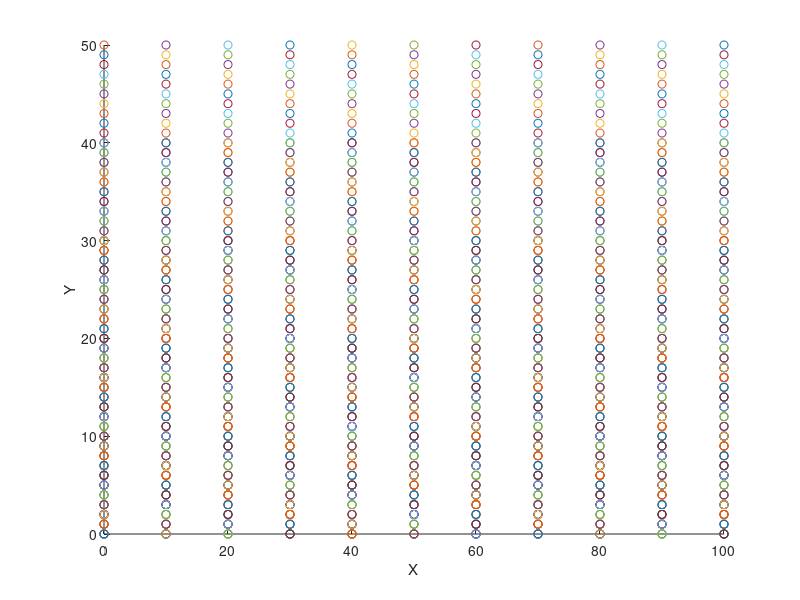
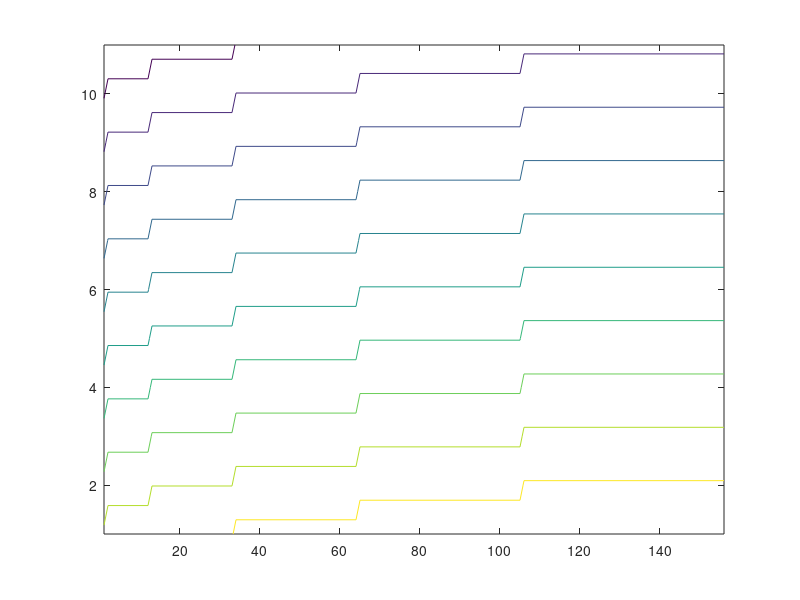

The MATLAB script that drew these images, in order: (Note: a time limit stopped this script after it produced the figures.)
function backoff()
    dloc = [100; 0; 0];
    sloc = [0; 0; 0];
    tloc = sloc;
    T_ub = 0.5;
    T_x = 0.2;
    results = zeros(11, 5);
    Xi = 1:11;
    Yi = 1:6;
    
    X = 0:10:100;
    RADIUS = 0:10:50;
    figure();
    xlabel("X");
    ylabel("Y");
    zlabel("Z");
    hold on;
    for i = Xi
        x = X(i);
        k = 1;
        for j = Yi
            radius = RADIUS(j);
            r2 = power(radius, 2);
            for y = 0:radius
                z = sqrt(r2 - power(y, 2));
                pt = [x; y; z]; 
                results(i, k) = coordinated_boff(dloc, sloc, tloc, pt, T_ub, T_x);
                k = k + 1;
                scatter3(x, y, z);
            end
        end
    end
    figure
    contour(results);
end


function boff_time = coordinated_boff(dloc, sloc, tloc, pt, T_ub, t_x)
    % https://en.wikipedia.org/wiki/Distance_from_a_point_to_a_line#Another_vector_formulation
      u = dloc - sloc;
      AP = pt - sloc;
      distance_from_line = norm(cross(AP, u)) / norm(u);
      dfs = norm(AP);
      
      p = sqrt(abs(power(dfs, 2) - power(distance_from_line, 2)));

      sdd = norm(dloc - sloc);
        
      t_ub_1 = T_ub * (sdd - p) /sdd;

      u1 = dloc - tloc;
      AP1 = pt - tloc;
      distance_from_new_line = norm(cross(AP1, u1)) / norm(u1);
      tdd = norm(u1);
      
      t_ub_2 = t_x * distance_from_new_line/ tdd;
      boff_time = t_ub_1 + t_ub_2;      
end
